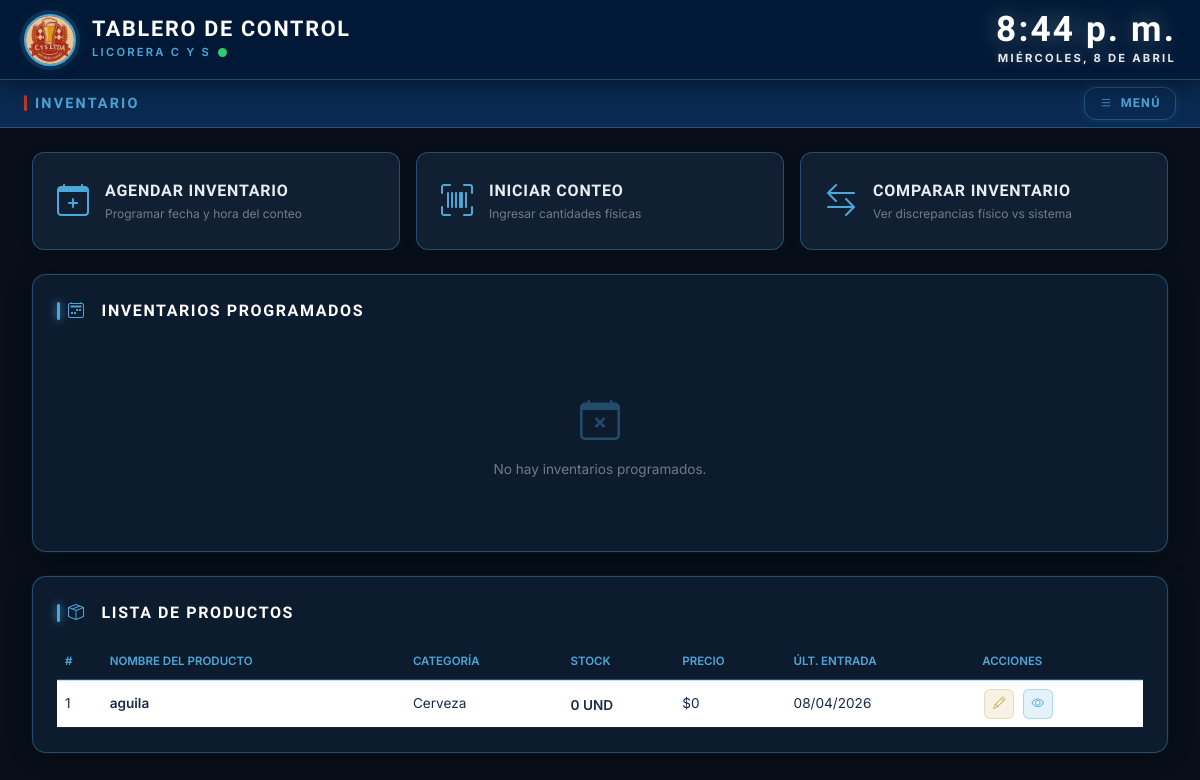
The app's page /inventario/ with its own data.
### producto/models.py (models this page shows, shortened)
class Producto(models.Model):
    codigo              = models.CharField(max_length=30, unique=True)
    nombre              = models.CharField(max_length=150)
    descripcion         = models.TextField(blank=True, null=True)
    cantidad_disponible = models.PositiveIntegerField(default=0)
    precio_unitario     = models.DecimalField(max_digits=12, decimal_places=2, default=0, blank=True)
    unidad              = models.CharField(max_length=10, default="UND", blank=True)
    categoria           = models.ForeignKey(Categoria, on_delete=models.PROTECT, related_name="productos")
    class Meta:
        verbose_name        = "Producto"
        verbose_name_plural = "Productos"
        ordering            = ["nombre"]
    @property
    def stock_total(self):
        stock_pres = self.presentaciones.aggregate(total=Sum('cantidad'))['total'] or 0
        return self.cantidad_disponible + stock_pres
    @property
    def stock_critico(self):
        return self.stock_total <= 5

class Categoria(models.Model):
    codigo      = models.CharField(max_length=20, unique=True)
    nombre      = models.CharField(max_length=100)
    descripcion = models.TextField(blank=True, null=True)
    class Meta:
        verbose_name        = "Categoría"
        verbose_name_plural = "Categorías"
        ordering            = ["nombre"]

class Inventario(models.Model):
    TIPO_CHOICES = [
        ('entrada', 'Entrada'),
        ('salida',  'Salida'),
    ]
    producto          = models.ForeignKey(Producto, on_delete=models.CASCADE, related_name="movimientos")
    tipo              = models.CharField(max_length=10, choices=TIPO_CHOICES, default='entrada')
    ubicacion         = models.CharField(max_length=100, blank=True, null=True)
    cantidad          = models.PositiveIntegerField(default=0)
    motivo            = models.CharField(max_length=255, blank=True, null=True)
    fecha_actualizada = models.DateTimeField(auto_now=True)
    class Meta:
        verbose_name        = "Registro de Inventario"
        verbose_name_plural = "Registros de Inventario"
        ordering            = ["-fecha_actualizada"]

### inventario/views.py (the view, shortened to what this page needs)
# urls.py: path('', views.inventario_home, name='inventario_home'),
def inventario_home(request):
    agendas = AgendaInventario.objects.all()
    sesion = SesionConteo.objects.filter(activa=True).first()
    categoria_id = request.GET.get('categoria')
    if categoria_id:
        productos = Producto.objects.select_related('categoria').filter(categoria__pk=categoria_id)
    else:
        productos = Producto.objects.select_related('categoria').all()
    conteos = ConteoProducto.objects.filter(sesion=sesion) if sesion else []
    discrepancias = []
    return render(request, 'inventario/inventario_home.html', {
        'agendas': agendas,
        'sesion': sesion,
        'productos': productos,
        'conteos': conteos,
        'discrepancias': discrepancias,
        'categoria_activa': categoria_id,
    })

### licorera/context_processors.py (called while the page is built)
def datos_globales(request):
    return {
        "total_productos": Producto.objects.count(),
        "stock_critico": Producto.objects.filter(cantidad_disponible__lte=5).count(),
        "total_categorias": Categoria.objects.count()
    }

### inventario/templates/inventario/inventario_home.html (shortened to what this page needs)
{% extends 'base.html' %}
{% load static %}
{% block page_title %}Inventario{% endblock %}
{% block extra_css %}
<link rel="stylesheet" href="{% static 'css/inventario.css' %}">
{% endblock %}
{% block content %}
<div class="container-fluid p-0">
  <div class="row g-3 mb-4">
    <div class="col-md-4">
      <div class="inv-quick-card" data-bs-toggle="modal" data-bs-target="#modalAgendar" style="cursor:pointer;">
        <i class="bi bi-calendar-plus"></i>
        <div>
          <div class="inv-quick-card__title">Agendar Inventario</div>
          <div class="inv-quick-card__sub">Programar fecha y hora del conteo</div>
        </div>
      </div>
    </div>
    <div class="col-md-4">
      <div class="inv-quick-card" data-bs-toggle="modal" data-bs-target="#modalConteo" style="cursor:pointer;">
        <i class="bi bi-upc-scan"></i>
        <div>
          <div class="inv-quick-card__title">Iniciar Conteo</div>
          <div class="inv-quick-card__sub">Ingresar cantidades físicas</div>
        </div>
      </div>
    </div>
    <div class="col-md-4">
      <div class="inv-quick-card" data-bs-toggle="modal" data-bs-target="#modalComparar" style="cursor:pointer;">
        <i class="bi bi-arrow-left-right"></i>
        <div>
          <div class="inv-quick-card__title">Comparar Inventario</div>
          <div class="inv-quick-card__sub">Ver discrepancias físico vs sistema</div>
        </div>
      </div>
    </div>
  </div>
  <section class="cys-card mb-4">
    <div class="cys-card__title">
      <i class="bi bi-calendar2-week me-2" style="color:var(--azul-claro);"></i>
      Inventarios Programados
    </div>
    {% for agenda in agendas %}
      <div class="inv-agenda-item">
        <div class="d-flex justify-content-between align-items-start gap-2">
          <div>
            <div class="inv-agenda-item__titulo">{{ agenda.titulo }}</div>
            <div class="inv-agenda-item__fecha">
              <i class="bi bi-clock me-1"></i>
              {{ agenda.fecha_programada|date:"d/m/Y H:i" }}
            </div>
            {% if agenda.descripcion %}
              <div class="inv-agenda-item__desc">{{ agenda.descripcion }}</div>
            {% endif %}
          </div>
          <div class="d-flex flex-column align-items-end gap-2">
            <span class="inv-badge inv-badge--{{ agenda.estado }}">
              {{ agenda.get_estado_display }}
            </span>
            <form method="POST" action="{% url 'inventario:agenda_estado' agenda.pk %}">
              {% csrf_token %}
              <select name="estado" class="cys-input form-select form-select-sm"
                      style="font-size:.72rem; padding:.25rem .5rem;"
                      onchange="this.form.submit()">
                <option value="pendiente"  {% if agenda.estado == 'pendiente'  %}selected{% endif %}>Pendiente</option>
                <option value="en_proceso" {% if agenda.estado == 'en_proceso' %}selected{% endif %}>En Proceso</option>
                <option value="completado" {% if agenda.estado == 'completado' %}selected{% endif %}>Completado</option>
                <option value="cancelado"  {% if agenda.estado == 'cancelado'  %}selected{% endif %}>Cancelado</option>
              </select>
            </form>
          </div>
        </div>
      </div>
    {% empty %}
      <div class="text-center py-5" style="color:var(--texto-muted); font-size:.85rem;">
        <i class="bi bi-calendar-x d-block mb-2" style="font-size:2.5rem; color:var(--azul-borde);"></i>
        No hay inventarios programados.
      </div>
    {% endfor %}
  </section>
  <section class="cys-card mt-4">
    <div class="cys-card__title">
      <i class="bi bi-box-seam me-2" style="color:var(--azul-claro);"></i>
      Lista de Productos
    </div>
    <div class="table-responsive">
      <table class="table table-hover align-middle mb-0">
        <thead>
          <tr style="border-bottom:2px solid var(--azul-borde);">
            <th class="text-uppercase" style="font-size:.72rem; color:var(--gris-claro); font-weight:600;">#</th>
            <th class="text-uppercase" style="font-size:.72rem; color:var(--gris-claro); font-weight:600;">Nombre del Producto</th>
            <th class="text-uppercase" style="font-size:.72rem; color:var(--gris-claro); font-weight:600;">Categoría</th>
            <th class="text-uppercase" style="font-size:.72rem; color:var(--gris-claro); font-weight:600;">Stock</th>
            <th class="text-uppercase" style="font-size:.72rem; color:var(--gris-claro); font-weight:600;">Precio</th>
            <th class="text-uppercase" style="font-size:.72rem; color:var(--gris-claro); font-weight:600;">Últ. Entrada</th>
            <th class="text-uppercase" style="font-size:.72rem; color:var(--gris-claro); font-weight:600;">Acciones</th>
          </tr>
        </thead>
        <tbody>
          {% for producto in productos %}
            <tr style="{% if producto.stock_critico %}border-left:3px solid var(--rojo);{% endif %}">
              <td style="font-size:.85rem; color:#1a2a4a;">{{ forloop.counter }}</td>
              <td style="font-size:.85rem; font-weight:600; color:#1a2a4a;">{{ producto.nombre }}</td>
              <td style="font-size:.85rem; color:#1a2a4a;">{{ producto.categoria.nombre }}</td>
              <td>
                {% if producto.stock_critico %}
                  <span class="badge" style="background:rgba(192,57,43,.2); color:var(--rojo); border:1px solid rgba(192,57,43,.4); font-size:.75rem; padding:.35rem .6rem;">
                    {{ producto.cantidad_disponible }} {{ producto.unidad }}
                  </span>
                {% else %}
                  <span style="font-size:.85rem; color:#1a2a4a; font-weight:600;">
                    {{ producto.cantidad_disponible }} {{ producto.unidad }}
                  </span>
                {% endif %}
              </td>
              <td style="font-size:.85rem; color:#1a2a4a;">${{ producto.precio_unitario|floatformat:0 }}</td>
              <td style="font-size:.85rem; color:#1a2a4a;">
                {% with ultimo=producto.movimientos.first %}
                  {% if ultimo %}{{ ultimo.fecha_actualizada|date:"d/m/Y" }}{% else %}—{% endif %}
                {% endwith %}
              </td>
              <td>
                <button class="cys-btn-sm cys-btn-sm--warning"
                        onclick="abrirEditar({{ producto.pk }}, '{{ producto.nombre }}', '{{ producto.codigo }}', '{{ producto.categoria.pk }}', '{{ producto.precio_unitario }}', '{{ producto.cantidad_disponible }}', '{{ producto.unidad }}')">
                  <i class="bi bi-pencil"></i>
                </button>
                <button class="cys-btn-sm cys-btn-sm--primary"
                        onclick="abrirDetalle('{{ producto.nombre }}', '{{ producto.codigo }}', '{{ producto.categoria.nombre }}', '{{ producto.precio_unitario }}', '{{ producto.cantidad_disponible }}', '{{ producto.unidad }}', '{{ producto.descripcion|default:'' }}')">
                  <i class="bi bi-eye"></i>
                </button>
              </td>
            </tr>
          {% endfor %}
        </tbody>
      </table>
    </div>
  </section>
</div>
{% endblock %}

### static/css/style.css (style rules this page uses)
:root { --azul-oscuro: #011936; --azul-medio: #0A2A52; --azul-claro: #4DA8DA; --azul-borde: rgba(77,168,218,.35); --azul-glow: rgba(77,168,218,.15); --rojo: #C0392B; --rojo-hover: #a01e1e; --rojo-glow: rgba(192,57,43,.2); --gris: #6c757d; --gris-claro: #ADB5BD; --fondo: #080F1A; --fondo-card: #0D1B2E; --fondo-card2: #111f33; --blanco: #FFFFFF; --texto: #E8EDF2; --texto-muted: rgba(232,237,242,.45); --header-h: 80px; --nav-h: 48px; --radius: 12px; --trans: all .22s ease; }
*, *::before, *::after { box-sizing: border-box; margin: 0; padding: 0; }
body { font-family: 'Inter', sans-serif; background: var(--fondo); color: var(--texto); min-height: 100vh; }
.cys-card { background: var(--fondo-card); border-radius: 14px; border: 1px solid var(--azul-borde); box-shadow: 0 4px 24px rgba(0,0,0,.3), 0 0 0 1px rgba(77,168,218,.06); padding: 1.5rem; transition: var(--trans); margin-bottom: 1.5rem; }
.cys-card__title { font-family: 'Rajdhani', sans-serif; font-size: 1rem; font-weight: 700; color: var(--blanco); letter-spacing: .1em; text-transform: uppercase; margin-bottom: 1.25rem; display: flex; align-items: center; gap: .5rem; }
.cys-card__title::before { content: ''; display: inline-block; width: 3px; height: 18px; background: var(--azul-claro); border-radius: 2px; box-shadow: 0 0 8px var(--azul-claro); }
.cys-btn-sm { width: 30px; height: 30px; border-radius: 6px; border: 1px solid transparent; display: inline-flex; align-items: center; justify-content: center; font-size: .78rem; cursor: pointer; transition: var(--trans); margin: 0 2px; text-decoration: none; }
.cys-btn-sm--primary { background: rgba(77,168,218,.15); border-color: var(--azul-borde); color: var(--azul-claro); }
.cys-btn-sm--warning { background: rgba(201,168,76,.15); border-color: rgba(201,168,76,.3); color: #C9A84C; }
.table { color: var(--texto) !important; }
.table thead th { color: var(--azul-claro) !important; background: transparent !important; border-color: var(--azul-borde) !important; }
.table tbody tr { border-color: rgba(77,168,218,.1) !important; transition: var(--trans); }
.table td { border-color: rgba(77,168,218,.08) !important; }
.cys-main .container-fluid { max-width: 1200px; margin: 0 auto; padding-left: 0 !important; padding-right: 0 !important; }

### static/css/inventario.css (style rules this page uses)
.inv-quick-card { display: flex; align-items: center; gap: 1rem; padding: 1.5rem; background: var(--fondo-card2); border: 1px solid var(--azul-borde); border-radius: var(--radius); text-decoration: none; color: var(--texto); transition: var(--trans); box-shadow: 0 2px 12px rgba(0,0,0,.2); }
.inv-quick-card i { font-size: 2rem; color: var(--azul-claro); flex-shrink: 0; }
.inv-quick-card__title { font-family: 'Rajdhani', sans-serif; font-weight: 700; font-size: 1rem; letter-spacing: .05em; text-transform: uppercase; }
.inv-quick-card__sub { font-size: .75rem; color: var(--texto-muted); margin-top: .15rem; }

### records on screen
Producto: nombre "aguila", categoria.nombre "Cerveza", cantidad_disponible "0", unidad "UND", precio_unitario "0", movimientos.first.fecha_actualizada "08/04/2026"
